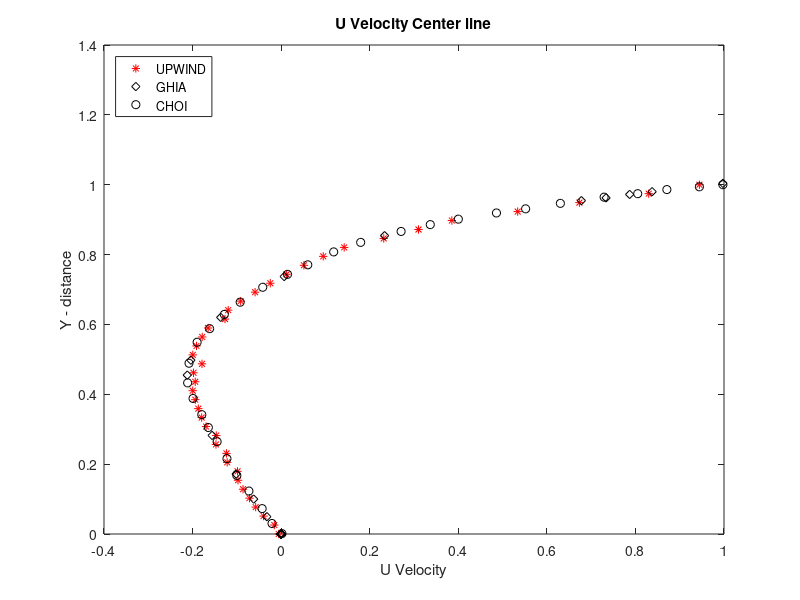
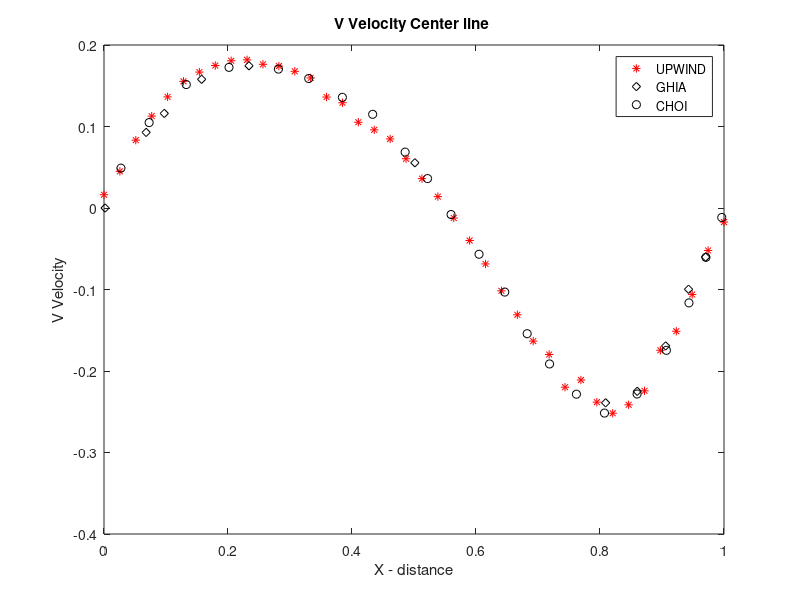

Recreate these plots in MATLAB, in order.
close all
clear 
clc
%%

data = dlmread('u_centerline.dat');
y = data(:,2) ;
U = data(:,3) ;
data = dlmread('v_centerline.dat');
x = data(:,1) ;
V = data(:,4) ;

ghiaU=dlmread('ghiaU.dat');
choiU=dlmread('choiU.dat');
ghiaV=dlmread('ghiaV.dat');
choiV=dlmread('choiV.dat');

figure(1)
plot(U, y ,'r*',ghiaU(:,1),ghiaU(:,2),'kd',choiU(:,1),choiU(:,2),'ko')
xlabel(' U Velocity ');
ylabel(' Y - distance ');
title('U Velocity Center line')
legend('UPWIND','GHIA','CHOI','Location','northwest')
% print(gcf,'U_UPWIND_IMPLICIT.jpg','-dpng','-r300');
figure(2)
plot(x,V,'r*',ghiaV(:,1),ghiaV(:,2),'kd',choiV(:,1),choiV(:,2),'ko')
xlim([ 0 1 ] );
xlabel(' X - distance ');
ylabel(' V Velocity ');
title('V Velocity Center line ')
legend('UPWIND','GHIA','CHOI','Location','northeast')
% print(gcf,'V_UPWIND_IMPLICIT.jpg','-dpng','-r300');